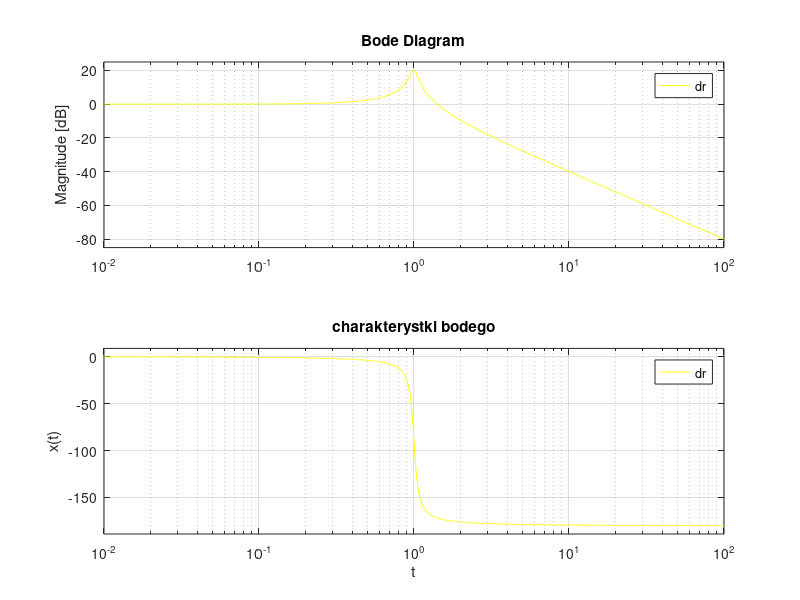

The MATLAB source for this figure:
%setup
clearvars;
close all;
clc;
%filtry
dp = tf([1],[4 1]);
gp = tf([.4],[.4 1]);
pp = tf([1],[1 2 1]);
dr = tf([1],[1 .1 1]);

%wykresy charakterystyk bodego
figure;
hold on;
bode(dp,'r');
bode(gp,'g');
bode(pp,'b');
bode(dr,'y');

hold off;
%parametry wykresu
grid on;%nie ma siatki, czemu ??
xlabel('t');
ylabel('x(t)');
%tytul wykresu
title('charakterystki bodego');









